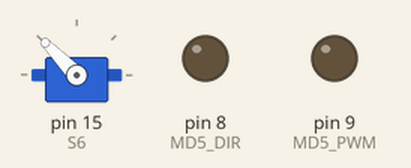
Bench run of a sketch on a simulated Arduino Uno, built with avr-gcc and run on an emulated ATmega328P. Shown: servo, output pins drawn as LEDs (lit = HIGH).

Above: at 0.05 s.
Timing chart, 0 to 4.6 s (numbered marks = the images above):
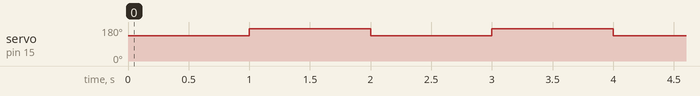

Measured:
- by itself, servo on pin 15 (S6): alternates 170° for 1.0 s and 134° for 1.0 s

The sketch:

Servo_test.ino
```cpp
#include <Servo.h>
#include "PinMap.h"

Servo myservo;

void setup() {
  myservo.attach(S6);
  pinMode(MD5_DIR,OUTPUT);
  pinMode(MD5_PWM,OUTPUT);
  // put your setup code here, to run once:
}

void loop() {

  // myservo.write(0);
  // delay(5000);
  myservo.write(134);
  delay(1000);
  myservo.write(170);
  delay(1000);
  // analogWrite(MD5_PWM,40);
  // digitalWrite(MD5_DIR,HIGH);
  // delay(6000);


}

// Servo 0 40 close 95 open
// servo 1 30 close 85 open
// servo 2 37 close 95 open  L?

// Servo 5 120 close 70 open
// servo 4 112 close 70 open
// servo 3 124 close 85 open
```

PinMap.h
```cpp
#define MD1_DIR 0
#define MD1_PWM 1
#define MD2_DIR 2
#define MD2_PWM 3
#define MD3_DIR 4
#define MD3_PWM 5
#define MD4_DIR 6
#define MD4_PWM 7
#define MD5_DIR 8
#define MD5_PWM 9
#define MD6_DIR 25
#define MD6_PWM 24
#define S1 10
#define S2 11
#define S3 12
#define S4 13
#define S5 14
#define S6 15
#define Lim1 16
#define Lim2 17
#define Lim3 34
#define Lim4 35
#define BNO_SCA 18
#define BNO_SCL 19
#define RL1 20
#define RL2 21
#define RL3 22
#define CS_Com 23
#define CS1_OUT 26
#define CS2_OUT 27
#define CS3_OUT 28
#define CS4_OUT 29
#define ENC1_A 30
#define ENC1_B 31
#define ENC2_A 32
#define ENC2_B 33
#define ENC3_A 36
#define ENC3_B 37
#define LS1_An 38
#define LS2_An 39
#define LS3_An 40
#define LS4_An 41
```
